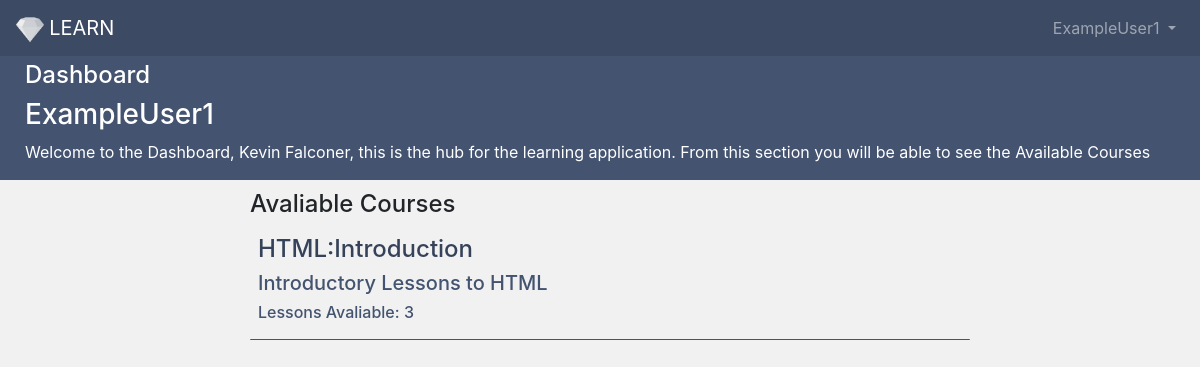
/dashboard/ExampleUser1/ (signed in), run on an earlier commit of the app's database.
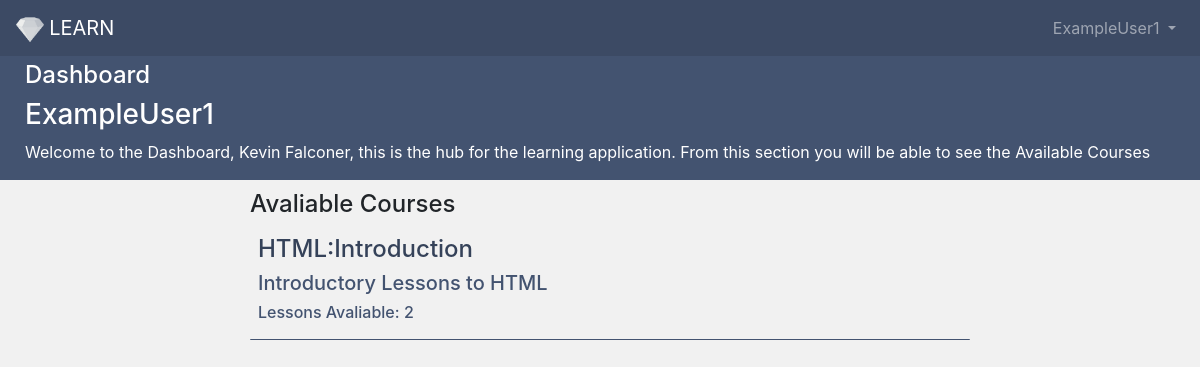
And on a later commit of the database.
### application.py (models this page shows, shortened)
class Course(db.Model):
    __tablename__ = 'course'
    courseid = db.Column(db.Integer, primary_key=True, unique=True)
    coursename = db.Column('coursename', db.String(20), index=True)
    description = db.Column('description', db.String(500), index=True)
    lessons = db.Column(db.Integer, index=True)

### application.py (the view)
@app.route('/dashboard/<username>/')
@login_required #loginrequired handy bit of functionality that comes with flask_login which requires the user to be logged in to access certain parts of the websites
def dashboard(username):
    user = User.query.filter_by(username=username).first()
    if username != current_user.username: #stops users accessing other users dashboard
        return redirect(url_for('.dashboard', username=current_user.username))
    return render_template('dashboard.html', user=user, courses=Course.query.filter_by(coursename='HTML:Introduction')) #renders only HTML introduction course as this is the only course which is being evaluted, there are other courses in the DB table, however it was best the user could not see them

### application.py (called while the page is built)
@login_manager.user_loader
def load_user(user_id):
    return User.query.filter(User.id == int (user_id)).first()

### templates/dashboard.html (shortened to what this page needs)
<html>
<head>
	<link rel="stylesheet" href="https://maxcdn.bootstrapcdn.com/bootstrap/4.0.0/css/bootstrap.min.css">
</head>
<body>
<nav class="navbar navbar-expand-sm navbar-dark" style="background-color: #3c4a64;">
  <a class="navbar-brand" href="#"><img src="/static/img/logo_transparent.png" height="27.5" class="logo"> LEARN</a>
  <div class="collapse navbar-collapse" id="navbarSupportedContent">
    <ul class="navbar-nav ml-auto">
      <li class="nav-item active">
      <li class="nav-item dropdown">
        <a class="nav-link dropdown-toggle" href="#" id="navbarDropdown" role="button" data-toggle="dropdown" aria-haspopup="true" aria-expanded="false">
		{{user.username}}
        </a>
      </li>
    </ul>
  </div>
</nav>
		<div class="heading">
		<div class="title">
		<h4>  Dashboard</h4>
		<h3>  {{ user.username}}</h3>
		<p>   Welcome to the Dashboard, {{ user.firstname }} {{user.lastname}}, this is the hub for the learning application. From this section you will be able to see the Available Courses</p>
		</div>
		</div>
		<div class="body">
		<h4>Avaliable Courses</h4>
			{% for course in courses %}
			<div class='Course1'>
				<h4><a href='course/{{course.courseid}}' style="color: #354259; text-decoration:none">{{ course.coursename }}</a></h4>
				<h5>{{course.description}}	</h5>						<div class="lessons">
					<h6>Lessons Avaliable: {{course.lessons}}</h6>				</div>
			</div>
			<br>
			{% endfor %}
	</div>
</body>
</html>

What changed in the data, as far as the page shows it:
changed Course "HTML:Introduction": lessons "3" → "2"
